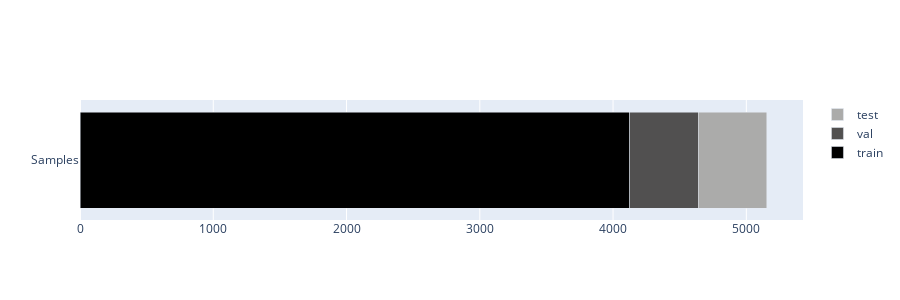

Notebook cell for this chart:
### Code cell
set_names = ["train", "val", "test"]
sets = [dataset.datasets[name] for name in set_names]
colors = px.colors.sequential.gray
fig = go.Figure(data=[
    go.Bar(name=set_names[i], x=[len(sets[i])], y=['Samples'], orientation='h', marker_color=colors[i*len(colors)//len(sets)])
    for i in range(len(sets))
])
# Change the bar mode
fig.update_layout(
    barmode='stack',
    height=300
)
fig.show()

### Figure 1 — Plotly figure (JSON) as saved in the notebook; plotly's stock layout.template omitted (floating-point values rounded to 4 significant figures)
{"data": [{"marker": {"color": "rgb(0, 0, 0)"}, "name": "train", "orientation": "h", "type": "bar", "x": [4124], "y": ["Samples"]}, {"marker": {"color": "rgb(81, 80, 80)"}, "name": "val", "orientation": "h", "type": "bar", "x": [515], "y": ["Samples"]}, {"marker": {"color": "rgb(171, 171, 170)"}, "name": "test", "orientation": "h", "type": "bar", "x": [515], "y": ["Samples"]}], "layout": {"barmode": "stack", "height": 300}}
